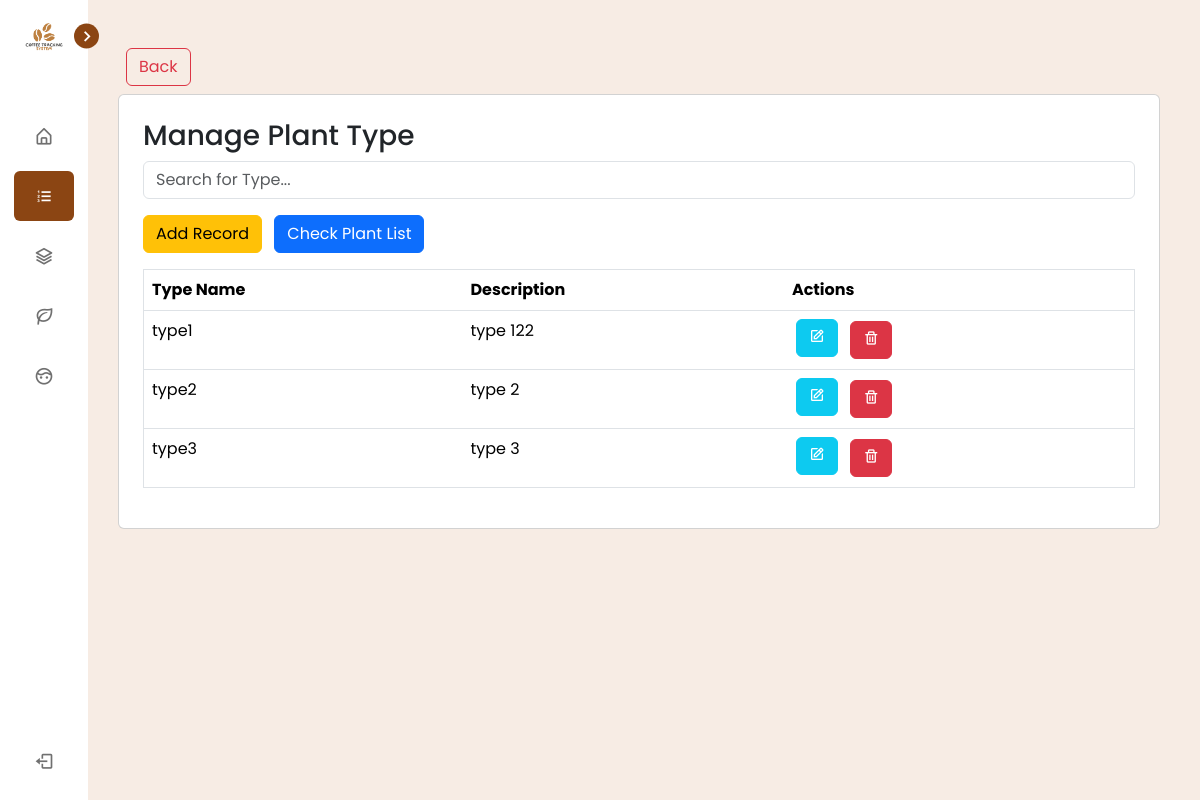
The app's page /view/pages/plant_type/index.php (signed in) with its own data.
### tables this page shows
CREATE TABLE `tbl_type` (
  `id` int(11) NOT NULL,
  `type_id` varchar(255) NOT NULL,
  `type_name` varchar(255) NOT NULL,
  `description` varchar(255) NOT NULL
);

### connection/connection.php (called while the page is built, shortened)
<?php
class config {
    public function __construct(){
        $dsn = "mysql:host=".H.";dbname=".DB;
        $username = U;
        $password = P;
        try {
            $this->pdo = new PDO($dsn, $username, $password);
        } catch (PDOException $e) {
            die("Connection failed: " . $e->getMessage());
        }
    }
}
?>

### controller/PlantTypeController.php (called while the page is built, shortened)
<?php
require_once('../../../services/PlantTypeService.php');
$typeServices = new TypeServices();
$types = $typeServices->getPlantType();
?>

### services/PlantTypeService.php (called while the page is built, shortened)
<?php
require_once("../../../connection/connection.php");
class TypeServices extends config {
    public function getPlantType() {
        try {
            $query = "SELECT `id`, `type_id`, `type_name`, `description` FROM `tbl_type` WHERE 1";
            $stmt = $this->pdo->prepare($query);
            $stmt->execute();
            return $stmt->fetchAll(PDO::FETCH_ASSOC);
        } catch (PDOException $e) {
            echo "Error: " . $e->getMessage();
        }
    }
}
?>

### view/pages/plant_type/index.php (the view, shortened to what this page needs)
<?php
  include_once('../../components/header.php');
  include_once('../../../controller/PlantTypeController.php');
?>
<div class="p-3">
<a class="btn btn-outline-danger m-2" href="../dashboard/index.php" width="200"> Back </a>
    <div class="card p-4">
    <h3>Manage Plant Type</h3>
    <div class="mb-3">
        <input type="text" id="searchInput" class="form-control" placeholder="Search for Type...">
    </div>
    <div class="mb-3">
        <a type="button" class="btn btn-warning d-none d-md-inline-block" href="create.php">Add Record</a>
        <a type="button" class="btn btn-primary d-none d-md-inline-block mx-2" href="../plant_nursery/index.php">Check Plant List</a>
    </div>
    <div class="table-responsive">
        <table border="1" class="table" id="nurseryOwnersTable">
            <thead>
                <tr>
                    <th>Type Name</th>
                    <th>Description</th>
                    <th>Actions</th>
                </tr>
            </thead>
            <tbody>
                <?php if (!empty($types)): ?>
                    <?php foreach ($types as $type): ?>
                        <tr>
                            <td><?php echo htmlspecialchars($type['type_name']); ?></td>
                            <td><?php echo htmlspecialchars($type['description']); ?></td>
                            <td class="justify-content-center align-items-center">
                                <a type="button" class="btn btn-info mx-1 mb-1" href="update.php?ID=<?php echo htmlspecialchars($type['id']); ?>">
                                    <i class='bx bx-edit icon text-white'></i>
                                </a>
                                <button type="button" class="btn btn-danger mx-1" data-id="<?php echo htmlspecialchars($type['id']); ?>" onclick="setDeleteId(this)">
                                    <i class='bx bx-trash icon'></i>
                                </button>
                            </td>
                        </tr>
                    <?php endforeach; ?>
                <?php else: ?>
                    <tr>
                        <td colspan="5" class="text-center">No records found.</td>
                    </tr>
                <?php endif; ?>
            </tbody>
        </table>
        </div>
    </div>
    </div>
<?php include_once('../../components/footer.php'); ?>

### view/css/style.css (style rules this page uses)
body { padding: 5px; background-color: #f5f5f5; font-family: Arial, sans-serif; }

### view/css/sidebar.css (style rules this page uses)
* { margin: 0; padding: 0; box-sizing: border-box; font-family: 'Poppins', sans-serif; }
:root { --body-color: #f7ece4; --sidebar-color: #FFF; --primary-color: #8B4513; --primary-color-light: #fffbf5; --toggle-color: #DDD; --text-color: #707070; --tran-03: all 0.2s ease; --tran-03: all 0.3s ease; --tran-04: all 0.3s ease; --tran-05: all 0.3s ease; }
body { min-height: 100vh; background-color: var(--body-color); transition: var(--tran-05); }

### records on screen
tbl_type: type_name "type1", description "type 122"
tbl_type: type_name "type2", description "type 2"
tbl_type: type_name "type3", description "type 3"
